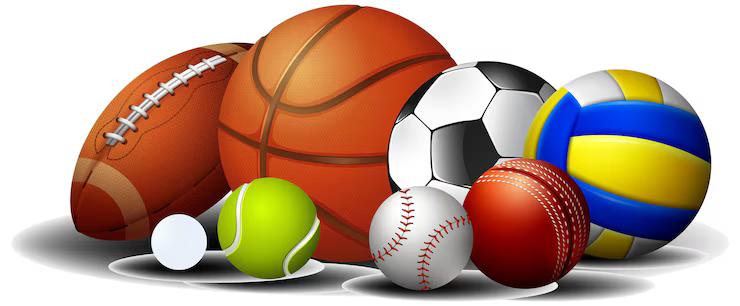
#> input picture relatorios/lab_5/parte_3/imagens/image.png, 740 x 306 px; its folder holds only this picture in this run
$ python hough_transform.py
#> lines starting #> are read from the running program, lines starting #| are printed output that depends on the picture; after the words box and inside, x2 and y2 are one past the last pixel; in counts of white or black regions, pixels touching at a corner belong together
import cv2
import numpy as np
import glob

# Caminho para as imagens
image_paths = glob.glob("./imagens/*.png")  # Substitua pelo seu diretório

print(f"image_paths {image_paths}")

for path in image_paths:
    print(f"path {path}")
    img = cv2.imread(path)
#> img is the input picture: shape (306, 740, 3); mean B, G, R 139.7, 157.3, 186.3
    gray = cv2.cvtColor(img, cv2.COLOR_BGR2GRAY)
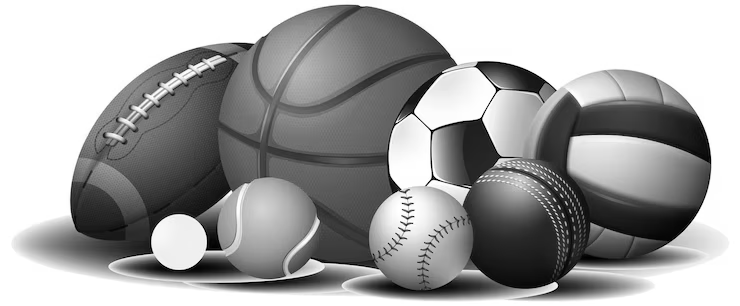
#> gray: shape (306, 740); min 0, max 255, mean 164

    # Detecção de bordas
    edges = cv2.Canny(gray, 50, 150)
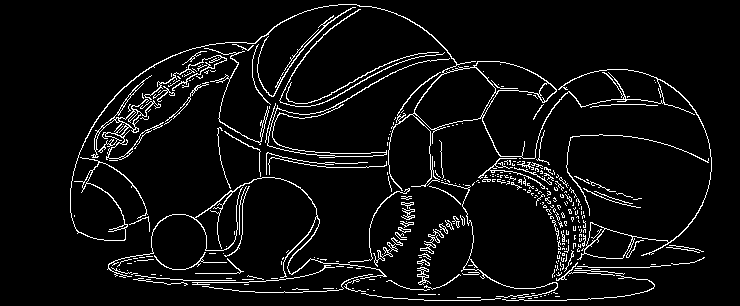
#> edges: shape (306, 740); 5.9% white in thin lines or dots, all inside (x1, y1, x2, y2) = (70, 4, 712, 301)

    # 🟦 Detecção de linhas
    lines = cv2.HoughLinesP(edges, 1, np.pi / 180, threshold=100, minLineLength=50, maxLineGap=10)
#> lines = [[369, 295, 428, 300], [480, 178, 583, 194], [289, 148, 339, 153], [496, 162, 551, 179], [506, 300, 566, 300], [218, 280, 276, 278], [541, 187, 608, 196], [328, 263, 384, 259], [572, 220, 650, 239], [289, 151, 347, 156]]
    if lines is not None:
        for line in lines:
            x1, y1, x2, y2 = line[0]
            cv2.line(img, (x1, y1), (x2, y2), (255, 0, 0), 2)
#> this loop made 10 passes
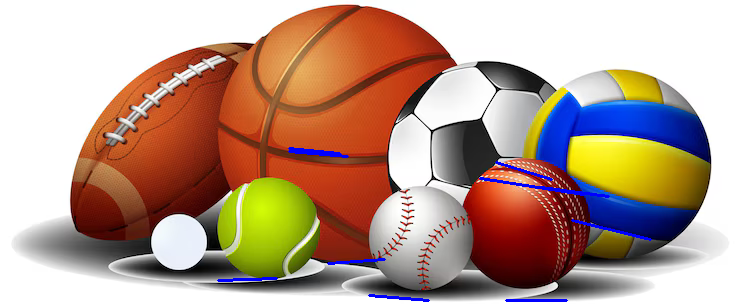
#> img: shape (306, 740, 3); 0.82% of pixels changed, all inside (x1, y1, x2, y2) = (217, 147, 652, 302)

    # 🟢 Detecção de círculos
    blurred = cv2.medianBlur(gray, 5)
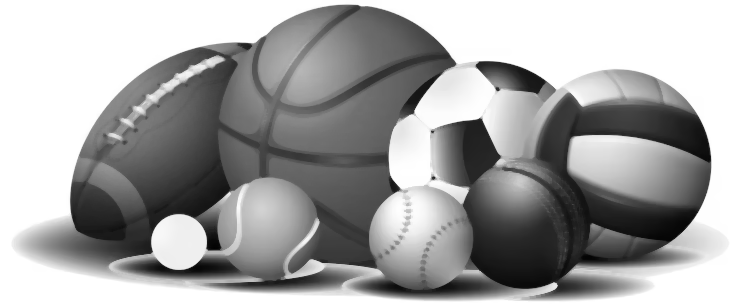
#> blurred: shape (306, 740); min 2, max 255, mean 164.3
    circles = cv2.HoughCircles(
    blurred,
    cv2.HOUGH_GRADIENT,
    dp=1.2,                 # Aumenta a precisão dos raios
    minDist=gray.shape[0]//16,  # Distância mínima entre centros
    param1=100,             # Threshold para o Canny
    param2=40,              # Threshold de acumulação (maior = menos círculos)
    minRadius=20,           # Tamanho mínimo dos círculos
    maxRadius=80            # Tamanho máximo dos círculos
)
#> circles = 14 rows, first 8: [420.6, 237, 52.52], [523.8, 223.8, 64.76], [627, 175.8, 79.28], [467.4, 156.6, 79.28], [269.4, 227.4, 50.12], [300.6, 61.8, 44.72], [178.2, 240.6, 27.68], [604.2, 150.6, 77.96]

    if circles is not None:
        circles = np.uint16(np.around(circles))
#> circles = 14 rows, first 8: [421, 237, 53], [524, 224, 65], [627, 176, 79], [467, 157, 79], [269, 227, 50], [301, 62, 45], [178, 241, 28], [604, 151, 78]
        for c in circles[0, :]:
            cv2.circle(img, (c[0], c[1]), c[2], (0, 255, 0), 2)
            cv2.circle(img, (c[0], c[1]), 2, (0, 0, 255), 3)
#> this loop made 14 passes
#> c on passes 1 to 12: [421, 237, 53], [524, 224, 65], [627, 176, 79], [467, 157, 79], [269, 227, 50], [301, 62, 45], [178, 241, 28], [604, 151, 78], [641, 161, 74], [280, 211, 41], [505, 226, 56], [85, 217, 57]
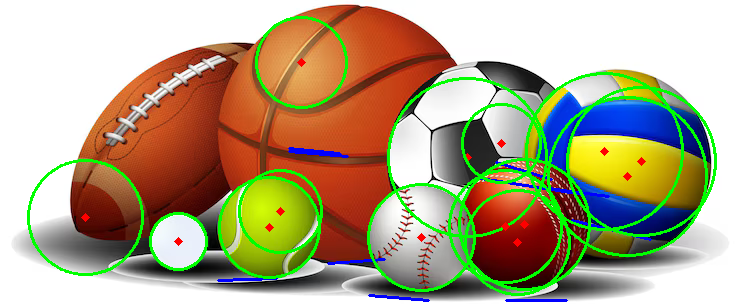
#> img: shape (306, 740, 3); 6.46% of pixels changed, all inside (x1, y1, x2, y2) = (27, 16, 717, 296)

    # Mostrar resultado
    cv2.imshow(f"Resultado - {path}", img)
    cv2.waitKey(0)

cv2.destroyAllWindows()

$ run again, on relatorios/lab_5/parte_3/imagens/planetas.png
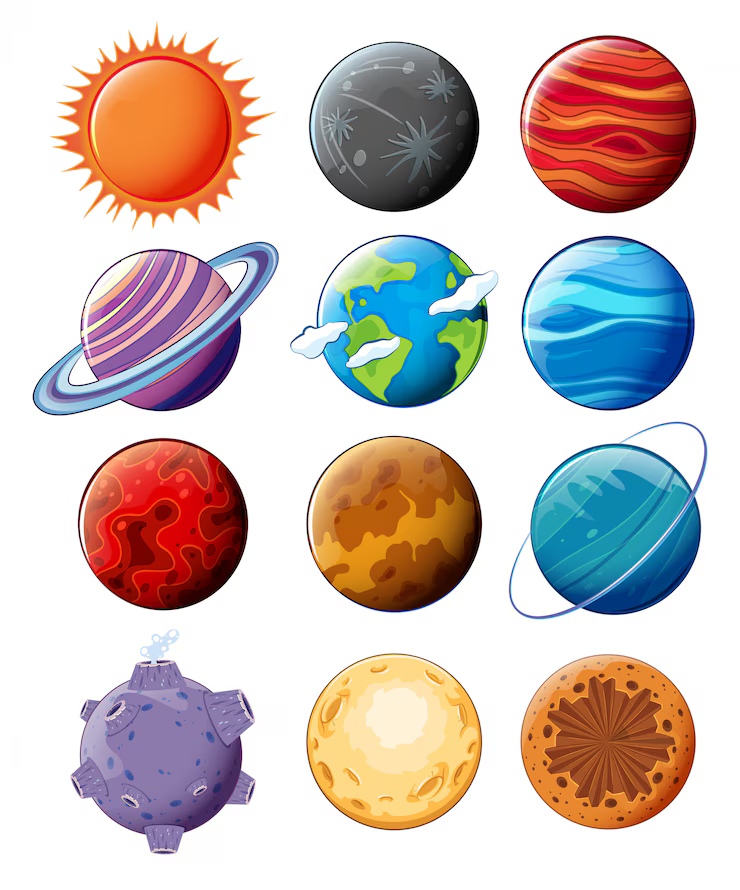
#> input picture relatorios/lab_5/parte_3/imagens/planetas.png, 740 x 890 px
#> img is the input picture: shape (890, 740, 3); mean B, G, R 190.3, 194.2, 207.2
#> `edges = cv2.Canny(gray, 50, 150)`:
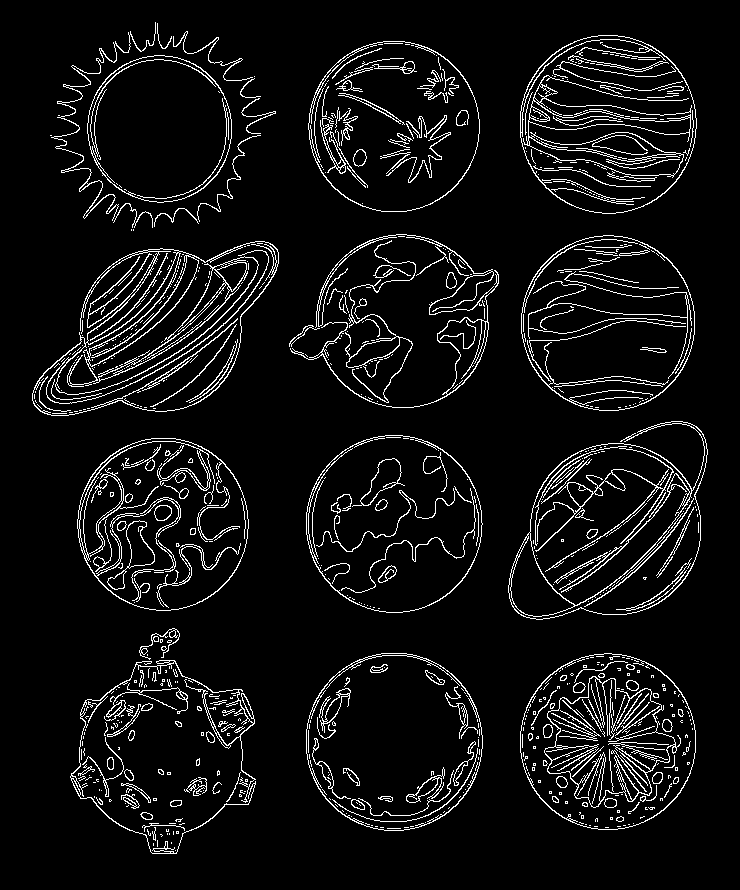
#> edges: shape (890, 740); 6.6% white in thin lines or dots, all inside (x1, y1, x2, y2) = (32, 22, 708, 854)
#> lines = 152 rows, first 6: [124, 684, 177, 631], [607, 730, 613, 807], [424, 459, 481, 516], [107, 744, 180, 671], [535, 691, 681, 790], [168, 249, 240, 321]
#> the loop `for line in lines:` made 152 passes
#> `circles = cv2.HoughCircles( blurred, cv2.HOUGH_GRADIENT, dp=1.2,`: circles = 17 rows, first 8: [159, 331.8, 79.28], [161.4, 129, 70.76], [611.4, 534.6, 79.28], [395.4, 744.6, 76.64], [600.6, 318.6, 79.28], [603, 115.8, 79.28], [388.2, 129, 79.28], [155.4, 514.2, 74]
#> `circles = np.uint16(np.around(circles))`: circles = 17 rows, first 8: [159, 332, 79], [161, 129, 71], [611, 535, 79], [395, 745, 77], [601, 319, 79], [603, 116, 79], [388, 129, 79], [155, 514, 74]
#> the loop `for c in circles[0, :]:` made 17 passes
#> after the loop `for c in circles[0, :]:`:
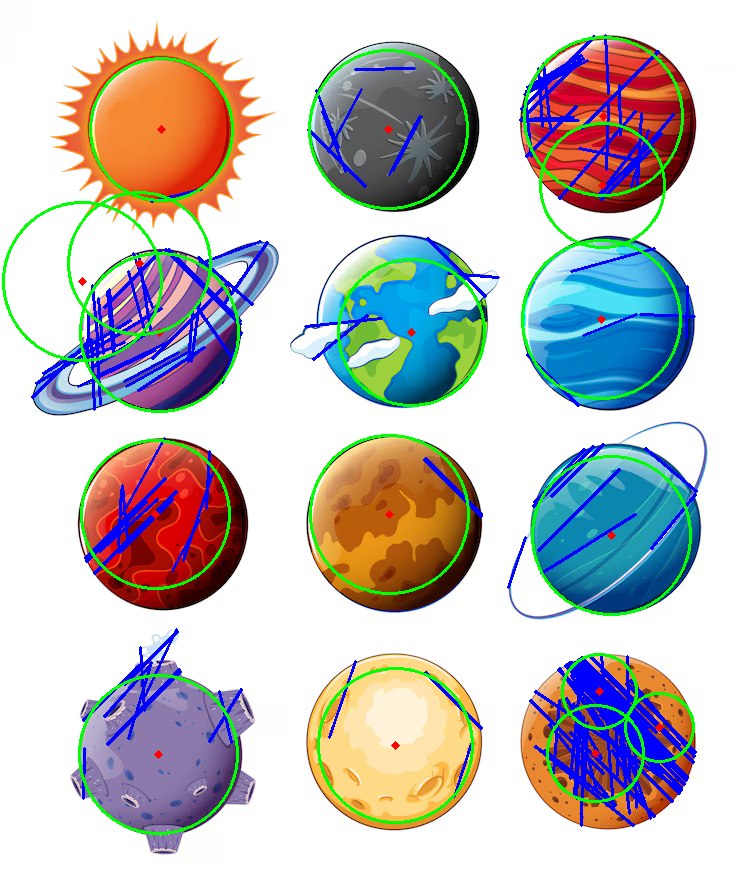
#> img: shape (890, 740, 3); mean B, G, R 193.2, 193.3, 194.6
